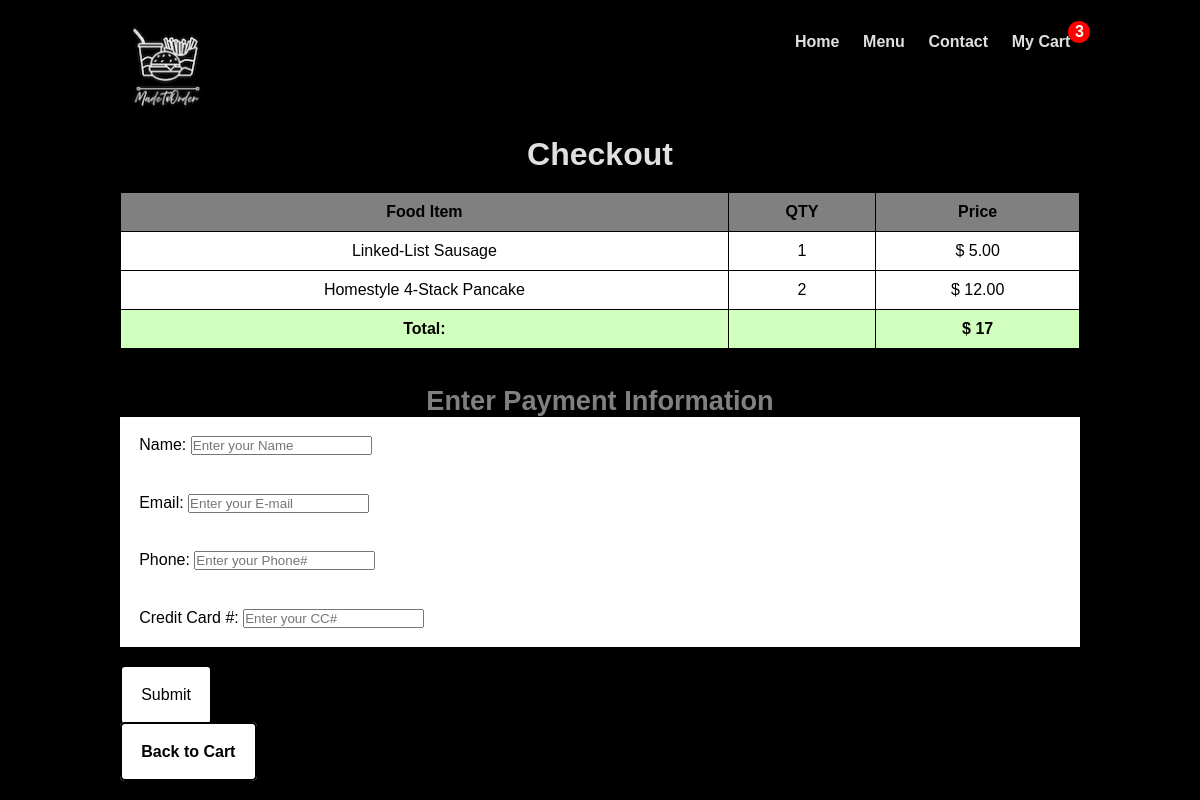
/checkout.php, run on an earlier commit of the app's database.
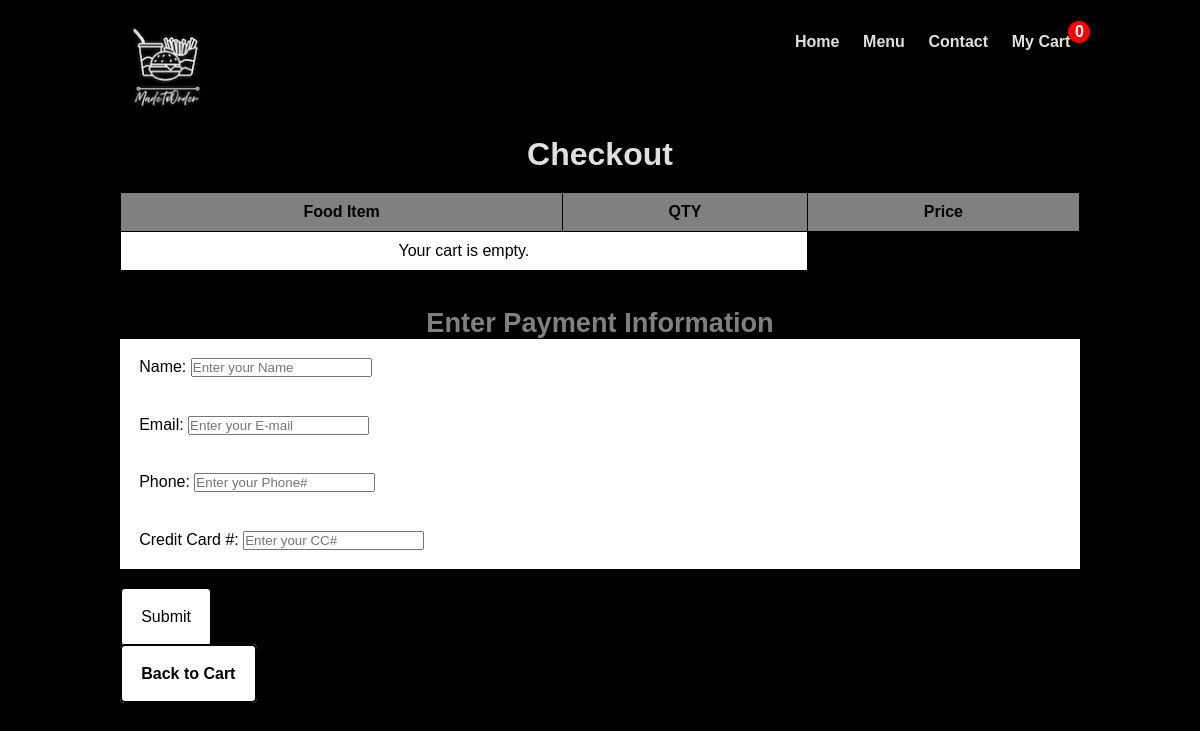
And on a later commit of the database.
### tables this page shows
CREATE TABLE `cart` (
  `name` varchar(50) NOT NULL,
  `price` decimal(10,2) NOT NULL,
  `image` varchar(191) NOT NULL,
  `quantity` int(20) NOT NULL,
  `id` int(11) NOT NULL
);

### checkout.php (the view, shortened to what this page needs)
<?php
include ('admin/config/dbcon.php');
$cart_query = mysqli_query($con, "SELECT * FROM `cart`");
$total = 0;
if (mysqli_num_rows($cart_query) > 0) {
    while ($cart_item = mysqli_fetch_assoc($cart_query)) {
        $total += $cart_item['price'];
    }
}
?>
<!DOCTYPE html>
<html lang="en">
<head>
    <link rel="stylesheet" href="style.css">
    <link
    rel="stylesheet"
    href="https://cdnjs.cloudflare.com/ajax/libs/font-awesome/6.4.2/css/all.min.css"
    />
</head>
<body>
    <section class="navbar">
        <div class="container">
            <div class="logo">
                <a href="#" title="Logo">
                    <img src="images\logo.png" alt="Restaurant Logo" class="img-responsive">
                </a>
            </div>
            <div class="menu text-right">
                <ul>
                    <li>
                        <a href="index.php">Home</a>
                    </li>
                    <li>
                        <a href="menu.php">Menu</a>
                    </li>
                    <li>
                    <a href="contact.php">Contact</a>
                    </li>
                    <li>
<?php
$total_quantity_query = mysqli_query($con, "SELECT SUM(quantity) AS total_quantity FROM `cart`");
$total_quantity = mysqli_fetch_assoc($total_quantity_query)['total_quantity'] ?? 0;
?>
                        <a href ="cart.php" class = "cart-icon" id="shoppingCart"><span><?php echo $total_quantity; ?></span>My Cart</a>
                    </li>
                </ul>
            </div>
        </div>
    </section>
    <section class="checkout">
        <div class="container">
            <h2 class="text-center">Checkout</h2>
            <table class="table">
                <thead>
                    <tr>
                        <th>Food Item</th>
                        <th> QTY</th>
                        <th>Price</th>
                    </tr>
                </thead>
                <tbody>
                    <?php
                    $cart_query = mysqli_query($con, "SELECT * FROM `cart`");
                    if (mysqli_num_rows($cart_query) > 0) {
                        while ($cart_item = mysqli_fetch_assoc($cart_query)) {
                            echo "
                                <tr>
                                    <td>{$cart_item['name']}</td>
                                    <td>{$cart_item['quantity']}
                                    <td>$ {$cart_item['price']}</td>
                                </tr>";
                        }
                        echo "
                            <tr style='background-color: #D1FFBD;'>
                                <td><strong>Total:</strong></td>
                                <td></td>
                                <td><strong>$ {$total}</strong></td>
                            </tr>";
                    } else {
                        echo "<tr><td colspan='2'>Your cart is empty.</td></tr>";
                    }
                    ?>
                </tbody>
            </table>
            <form action="" method="POST" >
               <br>
               <br>
                <h3 class="text-center" style="color: grey;"> Enter Payment Information</h3>
                <div class="form-group">
                    <label for="customer_name" style>Name:</label>
                    <input type="text" placeholder="Enter your Name" name="customer_name"  required>
                </div>
                <div class="form-group">
                    <label for="customer_email">Email:</label>
                    <input type="email" name="customer_email" placeholder="Enter your E-mail" required>
                </div>
                <div class="form-group">
                    <label for="customer_phone">Phone:</label>
                    <input type="text" name="customer_phone" placeholder="Enter your Phone#" required>
                </div>
                <div class="form-group">
                    <label for="customer_cc">Credit Card #:</label>
                    <input type="text" name="customer_cc" placeholder="Enter your CC#" maxlength="19" required>
                </div>
                <br>
                <input type="submit" name="place_order" class="btn form-group" placeholder="Place Order">
            </form>
            <br>
            <a href="cart.php" class="btn form-group">Back to Cart</a>
        </div>
    </section>
</body>
</html>

### style.css (style rules this page uses)
* { margin: 0 0; padding: 0 0; font-family: Arial, Helvetica, sans-serif; }
.container { width: 80%; margin: 0 auto; padding: 1%; border-color: #28363D; }
.img-responsive { width: 100%; }
.text-right { text-align: right; }
.text-center { text-align: center; }
a { color: #DEE1DD; text-decoration: none; font-weight: bold; }
.btn { padding: 1%; border: 2px solid; font-size: 1rem; border-radius: 5px; color:black; }
h2 { color: #DEE1DD; font-size: 2rem; margin-bottom: 2%; }
h3 { font-size: 1.7em; }
body { background-color: black; }
.logo { width: 10%; float: left; }
.menu { line-height: 60px; }
.menu ul { list-style-type: none; }
.menu ul li { display: inline; padding: 1%; font-weight: bold; }
.cart-icon { position: relative; display: inline-block; }
.cart-icon span { display: flex; width: 22px; height: 22px; background-color: red; justify-content: center; align-items: center; color: white; border-radius: 50%; position: absolute; top: 15%; right: -20px; }
table { width: 100%; border-collapse: collapse; }
table, th, td, tr { border: 1px solid black; }
th, td { padding: 10px; text-align: center; }
th { background-color: grey; }
tr { background-color: white; }
.form-group { background-color: white; padding: 2%; float: center; }

What changed in the data, as far as the page shows it:
removed cart: name "Linked-List Sausage", quantity "1", price "5.00"
removed cart: name "Homestyle 4-Stack Pancake", quantity "2", price "12.00"
Also different on the page:
$total_quantity: "3" → "0"
$total: "17" → (not shown)
text no longer shown: "Total: $"
text now shown: "Your cart is empty."
